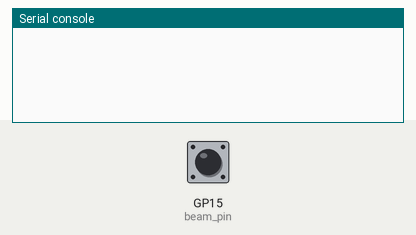
Recording of a program running on a simulated Raspberry Pi Pico running MicroPython. Shown: the last lines printed to the serial console. The test bench sets the inputs (shaded band); at power-on: GP15 (beam_pin) HIGH.

Above: at 1.2 s.
1.3 s: GP15 (beam_pin) pulled LOW for 0.15 s
At 1.9 s:
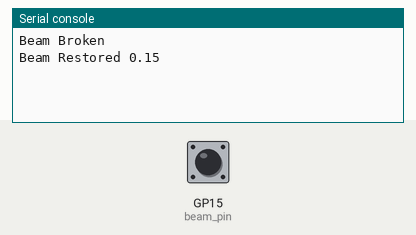
2.9 s: GP15 (beam_pin) pulled LOW for 1 s
At 3.6 s:
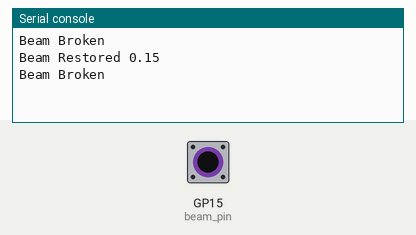
5.4 s: GP15 (beam_pin) pulled LOW for 3.2 s
At 6.7 s:
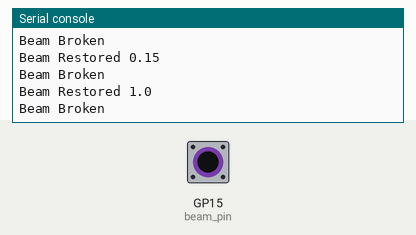

The program:

LightGate-Duration.py
```python
import machine
import utime as time
from machine import Pin

# Simple beam break IRQ program with duration for Raspberry Pi Pico

beam_pin = Pin(15, Pin.IN, Pin.PULL_UP)
old_beam_value = beam_pin.value()
last_time = time.ticks_us()

def beam_change(pin):
    global last_time
    broken = pin.value() == 0
    if broken:
        last_time = time.ticks_us()
        print('Beam Broken')
    else:
        elapsed_time = time.ticks_diff(time.ticks_us(), last_time)
        elapsed_time /= 1_000_000
        print('Beam Restored', elapsed_time)

beam_pin.irq(handler = beam_change, trigger = Pin.IRQ_FALLING | Pin.IRQ_RISING)

while True:
    time.sleep(0.01)
```

Measured:
- after the input at 1.3 s, the serial console: prints a new line at once (image 1)
